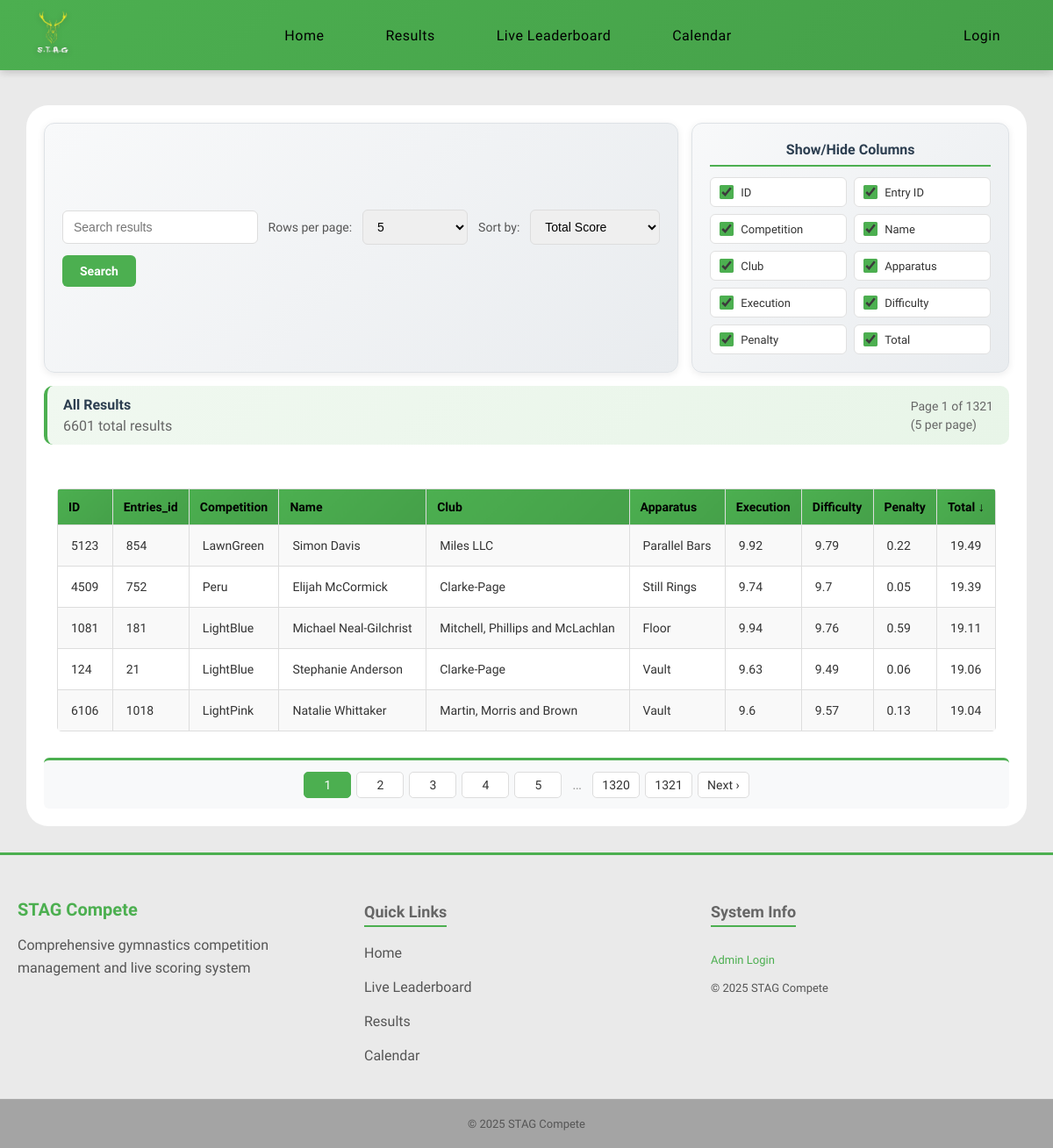
The app's page /results with its own data.
### models.py (models this page shows, shortened)
class Competitions(db.Model):
    __tablename__ = 'competitions'
    id = db.Column(
        db.Integer, primary_key=True
    )
    season_id = db.Column(
        db.Integer, db.ForeignKey('seasons.id'), nullable=False
    )
    name = db.Column(
        db.String(50), nullable=False
    )
    address = db.Column(
        db.String(100), nullable=False
    )
    competition_date = db.Column(
        db.Date, nullable=True
    )
    status = db.Column(
        db.String(20), nullable=False, default='draft'
    )  # Options: 'draft', 'live', 'ended'
    started_at = db.Column(
        db.DateTime, nullable=True
    )
    ended_at = db.Column(
        db.DateTime, nullable=True
    )
    entries = db.relationship(
        'Entries', backref='competitions'
    )
    season = db.relationship(
        'Seasons', backref='competitions'
    )

class Gymnasts(db.Model):
    __tablename__ = 'gymnasts'
    id = db.Column(
        db.Integer, primary_key=True
    )
    club_id = db.Column(
        db.Integer, db.ForeignKey('clubs.id'), nullable=False
    )
    name = db.Column(
        db.String(50), nullable=False
    )
    level = db.Column(
        db.String(50), nullable=False
    )
    entries = db.relationship(
        'Entries', backref='gymnasts',
    )

class Clubs(db.Model):
    __tablename__ = 'clubs'
    id = db.Column(
        db.Integer, primary_key=True
        )
    name = db.Column(
        db.String(50), nullable=False
    )
    gymnasts = db.relationship(
        'Gymnasts', backref='clubs'
    )

class Apparatus(db.Model):
    __tablename__ = 'apparatus'
    id = db.Column(
        db.Integer, primary_key=True
    )
    name = db.Column(
        db.String(50), nullable=False, unique=True
    )
    scores = db.relationship(
        'Scores', backref='apparatus'
    )

class Scores(db.Model):
    __tablename__ = 'scores'
    id = db.Column(
        db.Integer, primary_key=True
    )
    entry_id = db.Column(
        db.Integer, db.ForeignKey('entries.id'), nullable=False
    )
    apparatus_id = db.Column(
        db.Integer, db.ForeignKey('apparatus.id'), nullable=False
    )
    e_score = db.Column(
        db.Float, nullable=False
    )
    d_score = db.Column(
        db.Float, nullable=False
    )
    penalty = db.Column(
        db.Float, nullable=False
    )
    total = db.Column(
        db.Float, nullable=False
    )
    judge_scores = db.relationship(
        'JudgeScores', backref='final_score', lazy=True
    )

### routes.py (the view, shortened to what this page needs)
@main.route('/results')
def results():
    search_query = request.args.get('search', '', type=str)
    page = request.args.get('page', 1, type=int)
    per_page = request.args.get('per_page', 5, type=int)
    sort_by = request.args.get('sort_by', 'total', type=str)
    sort_order = request.args.get('sort_order', 'desc', type=str)
    pagination_options = [(5, '5'),
                          (10, '10'),
                          (20, '20'),
                          (50, '50'),
                          (100, '100'),
                          (1000, '1000'),
                          (-1, 'All')]
    sort_options = [
        ('total', 'Total Score'),
        ('e_score', 'Execution Score'),
        ('d_score', 'Difficulty Score'),
        ('penalty', 'Penalty'),
        ('gymnast_name', 'Gymnast Name'),
        ('club_name', 'Club Name'),
        ('competition_name', 'Competition'),
        ('apparatus_name', 'Apparatus'),
        ('level', 'Level'),
        ('id', 'ID'),
        ('entry_id', 'Entry ID')
    ]
    query = models.Scores.query\
        .join(models.Entries)\
        .join(models.Gymnasts)\
        .join(models.Clubs)\
        .join(models.Competitions)\
        .join(models.Apparatus)
    if sort_by == 'gymnast_name':
        sort_column = models.Gymnasts.name
    elif sort_by == 'club_name':
        sort_column = models.Clubs.name
    elif sort_by == 'competition_name':
        sort_column = models.Competitions.name
    elif sort_by == 'apparatus_name':
        sort_column = models.Apparatus.name
    elif sort_by == 'level':
        sort_column = models.Gymnasts.level
    elif sort_by == 'id':
        sort_column = models.Scores.id
    elif sort_by == 'entry_id':
        sort_column = models.Scores.entry_id
    elif sort_by == 'e_score':
        sort_column = models.Scores.e_score
    elif sort_by == 'd_score':
        sort_column = models.Scores.d_score
    elif sort_by == 'penalty':
        sort_column = models.Scores.penalty
    else:
        sort_column = models.Scores.total
    if sort_order == 'desc':
        query = query.order_by(sort_column.desc())
    else:
        query = query.order_by(sort_column.asc())
    if per_page == -1:
        all_results = query.all()
        class MockPagination:
            def __init__(self, items):
                self.items = items
                self.total = len(items)
                self.pages = 1
                self.page = 1
                self.per_page = len(items)
                self.has_prev = False
                self.has_next = False
                self.prev_num = None
                self.next_num = None
            def iter_pages(
                self,
                left_edge=2,
                left_current=2,
                right_current=3,
                right_edge=2
            ):
                return [1]
        paginated_results = MockPagination(all_results)
    else:
        paginated_results = query.paginate(
            page=page,
            per_page=per_page,
            error_out=False
        )
    return render_template(
        'results.html',
        results=paginated_results,
        per_page=per_page,
        search_query=search_query,
        pagination_options=pagination_options,
        sort_options=sort_options,
        current_sort_by=sort_by,
        current_sort_order=sort_order
    )

### templates/results.html (shortened to what this page needs)
{% extends 'layout.html' %}
{% block content %}
<div class="content">
    <div class="top-controls">
        <div class="search-controls">
            <form method="GET" action="{{ url_for('main.results') }}" id="searchForm">
                <input type="text" name="search" id="search" placeholder="Search results" autocomplete="off"
                    value="{{ search_query }}" />
                <label for="per_page">Rows per page:</label>
                <select name="per_page" id="per_page" onchange="document.getElementById('searchForm').submit();">
                    {% for value, label in pagination_options %}
                    <option value="{{ value }}" {{ 'selected' if per_page==value else '' }}>{{ label }}</option>
                    {% endfor %}
                </select>
                <label for="sort_by">Sort by:</label>
                <select name="sort_by" id="sort_by" onchange="document.getElementById('searchForm').submit();">
                    {% for value, label in sort_options %}
                    <option value="{{ value }}" {{ 'selected' if current_sort_by==value else '' }}>{{ label }}</option>
                    {% endfor %}
                </select>
                <button type="submit">Search</button>
            </form>
        </div>
        <div class="column_controls">
            <div class="controls-grid">
                <label><input type="checkbox" class="column-toggle" data-column="id" checked> ID</label>
                <label><input type="checkbox" class="column-toggle" data-column="entry" checked> Entry ID</label>
                <label><input type="checkbox" class="column-toggle" data-column="competition" checked>
                    Competition</label>
                <label><input type="checkbox" class="column-toggle" data-column="name" checked> Name</label>
                <label><input type="checkbox" class="column-toggle" data-column="club" checked> Club</label>
                <label><input type="checkbox" class="column-toggle" data-column="apparatus" checked> Apparatus</label>
                <label><input type="checkbox" class="column-toggle" data-column="execution" checked> Execution</label>
                <label><input type="checkbox" class="column-toggle" data-column="difficulty" checked> Difficulty</label>
                <label><input type="checkbox" class="column-toggle" data-column="penalty" checked> Penalty</label>
                <label><input type="checkbox" class="column-toggle" data-column="total" checked> Total</label>
            </div>
        </div>
    </div>
    <div class="results-header">
        <div class="results-info-left">
            {% if search_query %}
            <p style="margin: 0; font-weight: 600; color: #2c3e50;">Search results for: "<strong>{{ search_query
                    }}</strong>"</p>
            <p style="margin: 5px 0 0 0; color: #666;">{{ results.total }} result(s) found</p>
            {% else %}
            <p style="margin: 0; font-weight: 600; color: #2c3e50;">All Results</p>
            <p style="margin: 5px 0 0 0; color: #666;">{{ results.total }} total results</p>
            {% endif %}
        </div>
        <div class="results-info-right">
            <p style="margin: 0;">Page {{ results.page }} of {{ results.pages }}</p>
            <p style="margin: 5px 0 0 0;">({{ results.per_page }} per page)</p>
        </div>
    </div>
    <div class="table-section">
        <div class="tables">
            <table id="resultsTable">
                <tr>
                    <th class="headerhover col-id">
                        <a href="{{ url_for('main.results', search=search_query, per_page=per_page, sort_by='id', sort_order='asc' if current_sort_by != 'id' or current_sort_order == 'desc' else 'desc') }}"
                            style="color: inherit; text-decoration: none;">
                            ID
                        </a>
                    </th>
                    <th class="headerhover col-entry">
                        <a href="{{ url_for('main.results', search=search_query, per_page=per_page, sort_by='entry_id', sort_order='asc' if current_sort_by != 'entry_id' or current_sort_order == 'desc' else 'desc') }}"
                            style="color: inherit; text-decoration: none;">
                            Entries_id
                        </a>
                    </th>
                    <th class="headerhover col-competition">
                        <a href="{{ url_for('main.results', search=search_query, per_page=per_page, sort_by='competition_name', sort_order='asc' if current_sort_by != 'competition_name' or current_sort_order == 'desc' else 'desc') }}"
                            style="color: inherit; text-decoration: none;">
                            Competition
                        </a>
                    </th>
                    <th class="headerhover col-name">
                        <a href="{{ url_for('main.results', search=search_query, per_page=per_page, sort_by='gymnast_name', sort_order='asc' if current_sort_by != 'gymnast_name' or current_sort_order == 'desc' else 'desc') }}"
                            style="color: inherit; text-decoration: none;">
                            Name
                        </a>
                    </th>
                    <th class="headerhover col-club">
                        <a href="{{ url_for('main.results', search=search_query, per_page=per_page, sort_by='club_name', sort_order='asc' if current_sort_by != 'club_name' or current_sort_order == 'desc' else 'desc') }}"
                            style="color: inherit; text-decoration: none;">
                            Club
                        </a>
                    </th>
                    <th class="headerhover col-apparatus">
                        <a href="{{ url_for('main.results', search=search_query, per_page=per_page, sort_by='apparatus_name', sort_order='asc' if current_sort_by != 'apparatus_name' or current_sort_order == 'desc' else 'desc') }}"
                            style="color: inherit; text-decoration: none;">
                            Apparatus
                        </a>
                    </th>
                    <th class="headerhover col-execution">
                        <a href="{{ url_for('main.results', search=search_query, per_page=per_page, sort_by='e_score', sort_order='desc' if current_sort_by != 'e_score' or current_sort_order == 'asc' else 'asc') }}"
                            style="color: inherit; text-decoration: none;">
                            Execution
                        </a>
                    </th>
                    <th class="headerhover col-difficulty">
                        <a href="{{ url_for('main.results', search=search_query, per_page=per_page, sort_by='d_score', sort_order='desc' if current_sort_by != 'd_score' or current_sort_order == 'asc' else 'asc') }}"
                            style="color: inherit; text-decoration: none;">
                            Difficulty
                        </a>
                    </th>
                    <th class="headerhover col-penalty">
                        <a href="{{ url_for('main.results', search=search_query, per_page=per_page, sort_by='penalty', sort_order='asc' if current_sort_by != 'penalty' or current_sort_order == 'desc' else 'desc') }}"
                            style="color: inherit; text-decoration: none;">
                            Penalty
                        </a>
                    </th>
                    <th class="headerhover col-total">
                        <a href="{{ url_for('main.results', search=search_query, per_page=per_page, sort_by='total', sort_order='desc' if current_sort_by != 'total' or current_sort_order == 'asc' else 'asc') }}"
                            style="color: inherit; text-decoration: none;">
                            Total
                            {% if current_sort_by == 'total' %}
                            {{ '↑' if current_sort_order == 'asc' else '↓' }}
                            {% endif %}
                        </a>
                    </th>
                </tr>
                {% for row in results.items %}
                <tr>
                    <td class="col-id">{{ row.id }}</td>
                    <td class="col-entry">{{ row.entry_id }}</td>
                    <td class="col-competition">{{ row.entry.competitions.name }}</td>
                    <td class="col-name">{{ row.entry.gymnasts.name }}</td>
                    <td class="col-club">{{ row.entry.gymnasts.clubs.name }}</td>
                    <td class="col-apparatus">{{ row.apparatus.name }}</td>
                    <td class="col-execution">{{ row.e_score }}</td>
                    <td class="col-difficulty">{{ row.d_score }}</td>
                    <td class="col-penalty">{{ row.penalty }}</td>
                    <td class="col-total">{{ row.total }}</td>
                </tr>
                {% endfor %}
            </table>
        </div>
        <div class="pagination">
            {% for num in results.iter_pages() %}
            {% if num %}
            <a href="{{ url_for('main.results', page=num, per_page=per_page, search=search_query, sort_by=current_sort_by, sort_order=current_sort_order) }}"
                {% if num==results.page %}style="background-color: #4CAF50; color: white; border-color: #4CAF50;" {%
                endif %}>{{ num }}</a>
            {% else %}
            <span style="padding: 6px; color: #999;">…</span>
            {% endif %}
            {% endfor %}
            {% if results.has_next %}
            <a
                href="{{url_for('main.results', page=results.next_num, per_page=per_page, search=search_query, sort_by=current_sort_by, sort_order=current_sort_order) }}">Next
                ›</a>
            {% endif %}
        </div>
    </div>
</div>
{% endblock %}

### records on screen
Competitions: entry.competitions.name "LawnGreen"
Gymnasts: entry.gymnasts.name "Simon Davis"
Clubs: entry.gymnasts.clubs.name "Miles LLC"
Apparatus: apparatus.name "Parallel Bars"
Competitions: entry.competitions.name "Peru"
Gymnasts: entry.gymnasts.name "Elijah McCormick"
Clubs: entry.gymnasts.clubs.name "Clarke-Page"
Apparatus: apparatus.name "Still Rings"
Scores: id "1081", entry_id "181", entry.competitions.name "LightBlue", entry.gymnasts.name "Michael Neal-Gilchrist", entry.gymnasts.clubs.name "Mitchell, Phillips and McLachlan", apparatus.name "Floor", e_score "9.94", d_score "9.76", penalty "0.59", total "19.11"
Scores: id "124", entry_id "21", entry.competitions.name "LightBlue", entry.gymnasts.name "Stephanie Anderson", entry.gymnasts.clubs.name "Clarke-Page", apparatus.name "Vault", e_score "9.63", d_score "9.49", penalty "0.06", total "19.06"
Competitions: entry.competitions.name "LightPink"
Gymnasts: entry.gymnasts.name "Natalie Whittaker"
Clubs: entry.gymnasts.clubs.name "Martin, Morris and Brown"
Apparatus: apparatus.name "Vault"

### other values on screen
{{ results.total }} "6601"
{{ results.page }} "1"
{{ results.pages }} "1321"
{{ results.per_page }} "5"
{{ '↑' if current_sort_order == 'asc' else '↓' }} "↓"
{{ row.id }} "5123" "4509" "6106"
{{ row.entry_id }} "854" "752" "1018"
{{ row.e_score }} "9.92" "9.74" "9.6"
{{ row.d_score }} "9.79" "9.7" "9.57"
{{ row.penalty }} "0.22" "0.05" "0.13"
{{ row.total }} "19.49" "19.39" "19.04"
{{ num }} "1" "2" "3" "4" "5" "1320" "1321"
form field per_page "5"
form field sort_by "Total Score"
